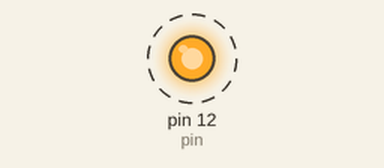
Simulated run of this sketch. Board: Arduino Mega 2560, built with avr-gcc and run on an emulated ATmega2560. On the bench: output pins drawn as LEDs (lit = HIGH). Dashed ring = blinking.

Above: at 0.5 s.
Timing chart, 0 to 4.6 s (numbered marks = the images above):
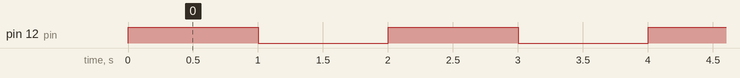

The sketch:

SalidasDigitales.ino
```cpp
// Se realizan a través de la instrucción: digitalWrite
//Esta requiere de dos argumentos:  1: pin digital a operar  2: valor -> HIGH   LOW
int pin = 12;  //MEGA  [0 - 53], a excepción del 0 y 1 cuando se usa comunicación serial

void setup() {
  // put your setup code here, to run once:
 //Se requiere establecer el modo de trabajo del pin...
 pinMode(pin, OUTPUT);

}

void loop() {
  // put your main code here, to run repeatedly:
 digitalWrite(pin, 1);  //HIGH    ... 5v    50mA
 delay(1000);  //Detiene la ejecución del programa la cantidad en ms indicada como argumento
 digitalWrite(pin, 0); //LOW
 delay(1000);

}
```

Measured:
- by itself, pin 12 (pin): alternates HIGH for 1.0 s and LOW for 1.0 s
